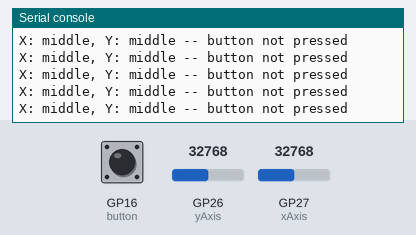
Recording of a program running on a simulated Raspberry Pi Pico running MicroPython. Shown: the last lines printed to the serial console. The test bench sets the inputs (shaded band); at power-on: GP26 (yAxis) = 32768, GP27 (xAxis) = 32768, GP16 (button) HIGH (analog values on the 0–65535 scale).

Above: at 1.2 s.
1.3 s: GP26 (yAxis) set to 60655
At 1.31 s:
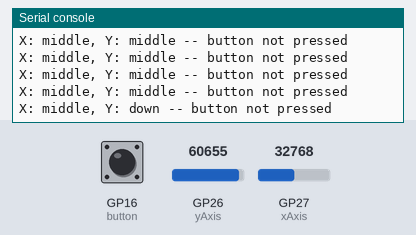
2.8 s: GP27 (xAxis) set to 60655
At 2.82 s:
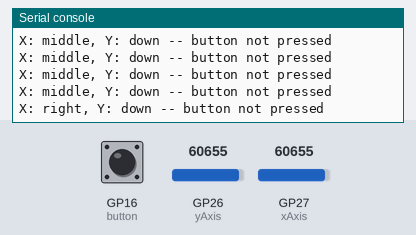
4.3 s: GP16 (button) pulled LOW for 0.15 s
At 4.33 s:
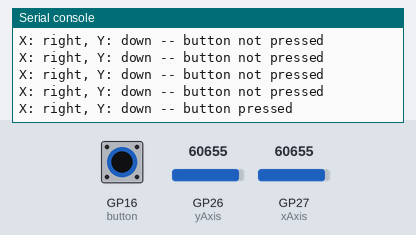
5.9 s: GP26 (yAxis) set to 59345
At 5.94 s:
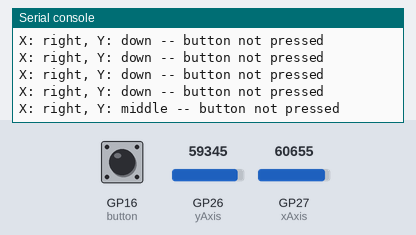
7.4 s: GP16 (button) pulled LOW for 1 s
At 7.45 s:
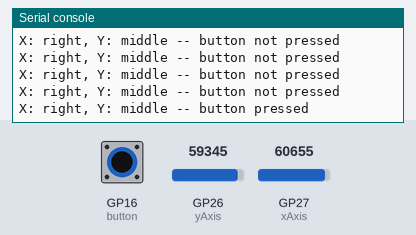
9.9 s: GP27 (xAxis) set to 0
At 9.97 s:
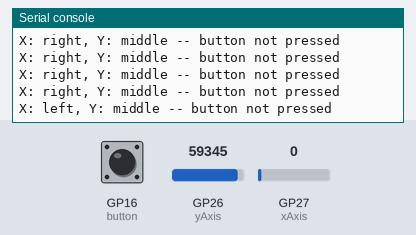

The program:

demo_pico_joystick.py
```python
# https://www.tomshardware.com/how-to/raspberry-pi-pico-joystick

from machine import Pin, ADC
import utime

xAxis = ADC(Pin(27))
yAxis = ADC(Pin(26))
button = Pin(16,Pin.IN, Pin.PULL_UP)

try:
    while True:
        xValue = xAxis.read_u16()
        yValue = yAxis.read_u16()
        buttonValue = button.value()
        xStatus = "middle"
        yStatus = "middle"
        buttonStatus = "not pressed"
        if xValue <= 600:
            xStatus = "left"
        elif xValue >= 60000:
            xStatus = "right"
        if yValue <= 600:
            yStatus = "up"
        elif yValue >= 60000:
            yStatus = "down"
        if buttonValue == 0:
            buttonStatus = "pressed"
        print("X: " + xStatus + ", Y: " + yStatus + " -- button " + buttonStatus)
        utime.sleep(0.1)
except KeyboardInterrupt:
    print("Exit...")
except:
    print("Error!")
```

Measured:
- after the input at 1.3 s, the serial console: prints a new line at once (image 1)
- after the input at 2.8 s, the serial console: prints a new line at once (image 2)
- after the input at 4.3 s, the serial console: prints a new line at once (image 3)
- after the input at 5.9 s, the serial console: prints a new line at once (image 4)
- after the input at 7.4 s, the serial console: prints a new line after 0.05 s (image 5)
- after the input at 9.9 s, the serial console: prints a new line after 0.06 s (image 6)
